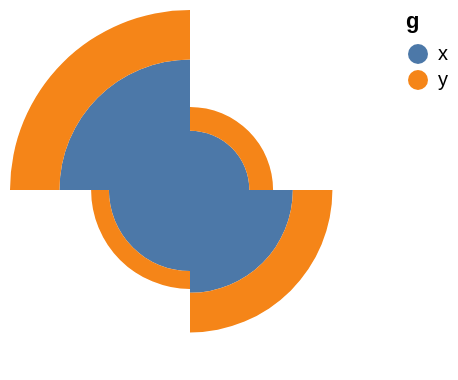

Vega-Lite specification stored for this chart:
### Vega-Lite specification from a JSON file in a GitHub repository (floating-point values rounded to 4 significant figures)
{"width": 180, "height": 180, "data": {"values": [{"c": "A", "g": "x", "v": 30}, {"c": "A", "g": "y", "v": 12}, {"c": "B", "g": "x", "v": 52}, {"c": "B", "g": "y", "v": 20}, {"c": "C", "g": "x", "v": 41}, {"c": "C", "g": "y", "v": 9}, {"c": "D", "g": "x", "v": 66}, {"c": "D", "g": "y", "v": 25}]}, "mark": {"type": "arc", "innerRadius": 10}, "encoding": {"theta": {"field": "c", "type": "nominal"}, "radius": {"field": "v", "type": "quantitative"}, "color": {"field": "g", "type": "nominal"}}}
